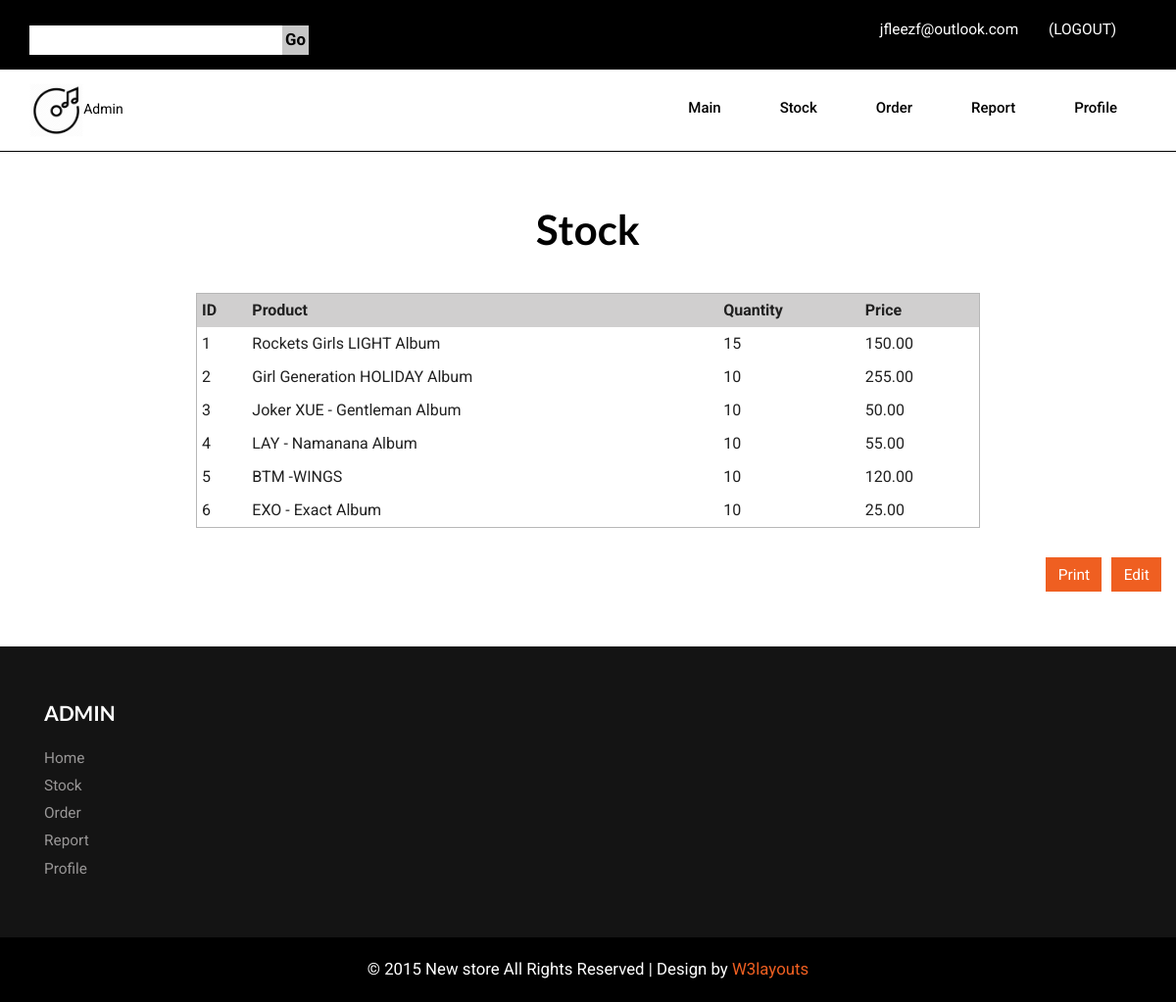
The page /admin_stock.php (signed in) on the database its author committed.
### tables this page shows
CREATE TABLE `inventory` (
  `product_id` int(11) NOT NULL,
  `product_name` varchar(500) NOT NULL,
  `product_price` decimal(10,2) NOT NULL,
  `product_quantity` int(11) NOT NULL,
  `product_description` varchar(500) NOT NULL,
  `product_image` varchar(500) NOT NULL
);

### web/admin_stock.php (the view, shortened to what this page needs)
<?php
include("conn.php");
?>
<!DOCTYPE html>
<html>
<head>
<link href="css/bootstrap.css" rel="stylesheet" type="text/css" media="all" />
<link href="style.css" rel="stylesheet" type="text/css" media="all" />
<link href="css/memenu.css" rel="stylesheet" type="text/css" media="all" />
</head>
<body>
<div class="header">
	<div class="header-top">
		<div class="container">
			<div class="search">
					<form action="search.php" method="get">
						<input type="text" value="" name="search1" >
						<input type="submit" value="Go" name="go">
					</form>
			</div>
			<div class="header-left">
					<ul>
						<?php if (isset($_SESSION['login_user'])): ?>
						<li ><a href="admin_profile.php"  ><?php echo($_SESSION['login_user']); ?><a href="logout.php">(LOGOUT)</a></li>
					<?php else: ?>
						<li ><a href="login.php"  >Login</a></li>
					<?php endif; ?>
					</ul>
						<div class="clearfix"> </div>
			</div>
				<div class="clearfix"> </div>
		</div>
		</div>
		<div class="container">
			<div class="head-top">
				<div class="logo">
					<a href="admin_index.php" style="color:black;text-decoration:none"><img src="images/cdlogo.png" style="width:10%;height:10%" alt="" >Admin</a>
				</div>
		  <div class=" h_menu4">
			<ul class="memenu skyblue">
				<li class="active grid"><a class="color2" href="admin_index.php" style="color:black;">Main</a></li>
				<li><a class="color4" href="admin_stock.php">Stock</a></li>
				<li><a class="color1" href="admin_order.php">Order</a></li>
				<li class="grid"><a class="color2" href="admin_report.php">Report</a></li>
				<li><a class="color6" href="admin_profile.php">Profile</a></li>
			</ul>
		  </div>
				<div class="clearfix"> </div>
		</div>
		</div>
	</div>
<div class="container">
		<div class="account">
		<h1>Stock</h1>
		<table class="activity-table">
		<thead>
		<tr class="activity-table-main">
			<th>ID </th>
			<th>Product </th>
			<th>Quantity </th>
			<th>Price</th>
		</tr>
		<?php
 				$result = mysqli_query($con,"SELECT * FROM inventory");
 				while($order = mysqli_fetch_array($result)){
	?>
		</thead>
		<tbody>
			<form action="" method="post">
			<tr>
			<td id="productid"><?php echo $order['product_id'] ?></td>
			<td id="productname"><?php echo $order['product_name'] ?></td>
			<td id="productquantity"><?php echo $order['product_quantity']?> </td>
			<td id="productprice"><?php echo $order['product_price']?> </td>
			</tr>
			</form>
		<?php }?>
		</tbody>
		</table>
		<div class="container">
		<div class="activity-button">
							<form action="admin_editstock.php">
							<input  type="submit" value="Edit" style="float:right;margin-left:10px;background:#EF5F21;width:auto;font-size: 1.1em;
							padding: 0.4em 0.8em;text-align: center;color: #fff;border: none;outline: none;-webkit-appearance: none;">
							</form>
							<form action="admin_printstock.php">
							<input  type="submit" value="Print" style="float:right;margin-left:10px;background:#EF5F21;width:auto;font-size: 1.1em;
							padding: 0.4em 0.8em;text-align: center;color: #fff;border: none;outline: none;-webkit-appearance: none;">
							</form>
		</div>
		</div>
		</div>
		</div>
<div class="footer">
				<div class="container">
			<div class="footer-top-at">
				<div class="col-md-4 amet-sed">
			<h4>ADMIN</h4>
				<ul class="nav-bottom">
						<li><a href="admin_index.php">Home</a></li>
						<li><a href="admin_stock.php">Stock</a></li>
						<li><a href="admin_order.php">Order</a></li>
						<li><a href="admin_.php">Report</a></li>
						<li><a href="admin_profile.php">Profile</a></li>
					</ul>
			</div>
								<div class="clearfix"> </div>
			</div>
		</div>
		<div class="footer-class">
		<p >© 2015 New store All Rights Reserved | Design by  <a href="http://w3layouts.com/" target="_blank">W3layouts</a> </p>
		</div>
		</div>
</body>
</html>

### web/style.css (style rules this page uses)
body { background:#fff; font-family: 'Roboto', sans-serif; }
a { transition: 0.5s all; -webkit-transition: 0.5s all; -o-transition: 0.5s all; -moz-transition: 0.5s all; -ms-transition: 0.5s all; }
ul { padding: 0; margin: 0; }
h1,h2,h3,h4,h5,h6,label,p { margin:0; }
.header { border-bottom: 1px solid #000; }
.header-top { background: #000; padding: 15px 0; }
.search { position:relative; float: left; width: 25%; background-color: #fff; margin-top: 11px; }
.search input[type=text] { outline: none; padding: 3px 15px; background: none; width: 91%; border: none; font-size: 1.2em; color: #000; font-weight: 700; }
.search input[type=submit] { border: none; cursor: pointer; position: absolute; outline: none; top: 0px; right: 0px; background: #c7c7c7; font-size: 1.2em; color: #000; padding: 3px; font-weight: 700; }
.header-left { float: right; margin-top: 4px; }
.header-left ul { float: left; }
.header-left ul li { display: inline-block; }
.header-left ul li a { text-decoration: none; color:#fff; font-size: 1.1em; margin: 0 2em 0 0; }
.logo { float: left; }
.head-top { padding: 1em 0; }
.h_menu4 { margin: 7px 0 0px; float: right; }
.footer { background:#141414; }
.amet-sed h4 { font-size: 1.5em; color: #fff; font-family: 'Lato', sans-serif; margin: 0 0 1em; text-transform: uppercase; font-weight: 700; }
.footer-top-at { padding: 4em 0; }
ul.nav-bottom li { list-style:none; }
ul.nav-bottom li a { text-decoration:none; color:#989696; font-size:1.1em; display: inline-block; margin: 0.2em 0; }
.footer-class p { color:#fff; font-size:1.2em; }
.footer-class p a { color:#EF5F21; text-decoration:none; }
.footer-class { padding: 1.5em 0; text-align:center; background:#000; }
.account h1 { font-size: 3em; font-family: 'Lato', sans-serif; color: #000; text-align: center; font-weight: 600; margin-bottom: 1em; }
.account { padding: 4em 0; }

### web/css/memenu.css (style rules this page uses)
.memenu { margin-bottom:0px;padding:0;width:100%;list-style:none;display:inline-block;position:relative;font-size:15px }
.memenu li { margin-bottom:-5px;display:inline }
.memenu>li>a { float:left;padding:8px 30px;text-decoration:none;text-transform:capitalize;font-size:1em; font-weight: 500; -webkit-transition: all 0.3s ease-in-out; -moz-transition: all 0.3s ease-in-out; -o-transition: all 0.3s ease-in-out; transition: all 0.3s ease-in-out; }
.memenu>li.active>a { color:#00405d; }
.memenu>li.active>a { color:#EF5F21; }
.skyblue li>a,.skyblue>li.showhide span { color:#000 }

### rows shown on the page
inventory: product_id "1", product_name "Rockets Girls LIGHT Album", product_quantity "15", product_price "150.00"
inventory: product_id "2", product_name "Girl Generation HOLIDAY Album", product_quantity "10", product_price "255.00"
inventory: product_id "3", product_name "Joker XUE - Gentleman Album", product_quantity "10", product_price "50.00"
inventory: product_id "4", product_name "LAY - Namanana Album", product_quantity "10", product_price "55.00"
inventory: product_id "5", product_name "BTM -WINGS", product_quantity "10", product_price "120.00"
inventory: product_id "6", product_name "EXO - Exact Album", product_quantity "10", product_price "25.00"

### other values the page prints
$_SESSION['login_user'] "jfleezf@outlook.com"
